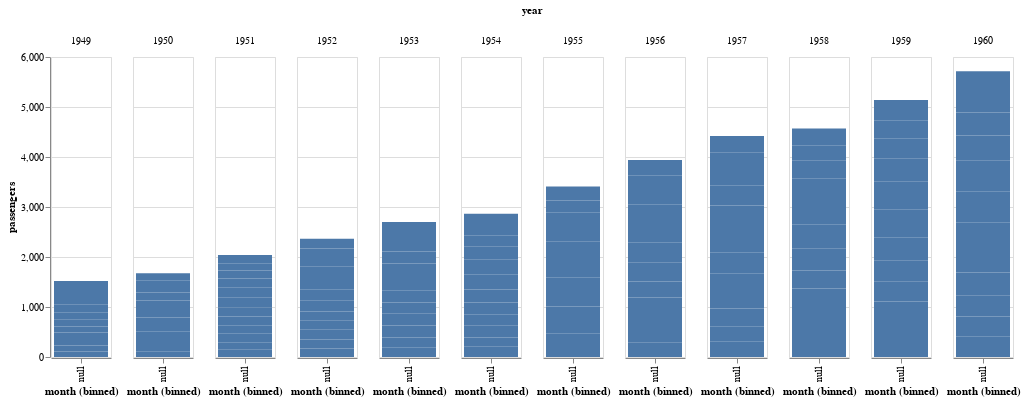

Notebook cell for this chart:
### Markdown cell above
### Using Altair

### Code cell
import altair as alt

alt.Chart(data).mark_bar().encode(alt.X("month",bin=True), y='passengers', column='year').properties(width=60,height=300)

### Figure 1 — Vega-Lite specification as saved in the notebook (floating-point values rounded to 4 significant figures; data arrays with more than 128 entries replaced by an {"elided": "..."} marker saying what was removed)
{"config": {"view": {"continuousWidth": 400, "continuousHeight": 300}}, "data": {"name": "data-4dca1b28537f44b9d419c59139ebdd8a"}, "mark": "bar", "encoding": {"column": {"type": "quantitative", "field": "year"}, "x": {"type": "nominal", "bin": true, "field": "month"}, "y": {"type": "quantitative", "field": "passengers"}}, "height": 300, "width": 60, "$schema": "https://vega.github.io/schema/vega-lite/v4.8.1.json", "datasets": {"data-4dca1b28537f44b9d419c59139ebdd8a": {"elided": "144 records"}}}
